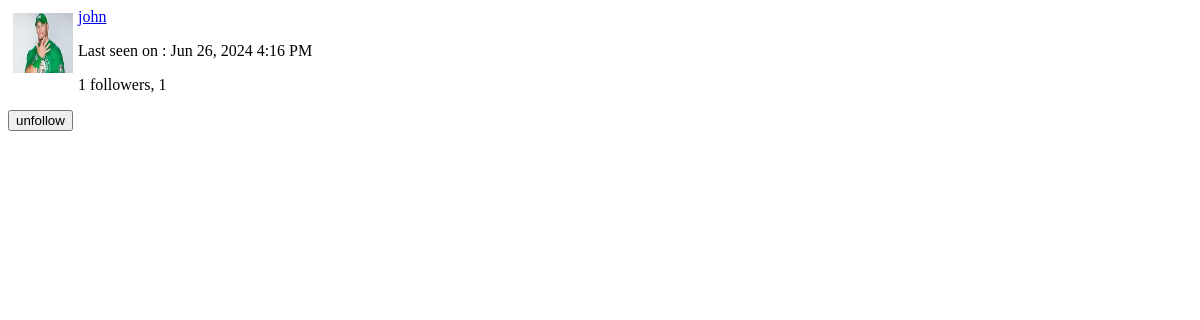
The app's page /user-profile/john/popup (signed in), older data.
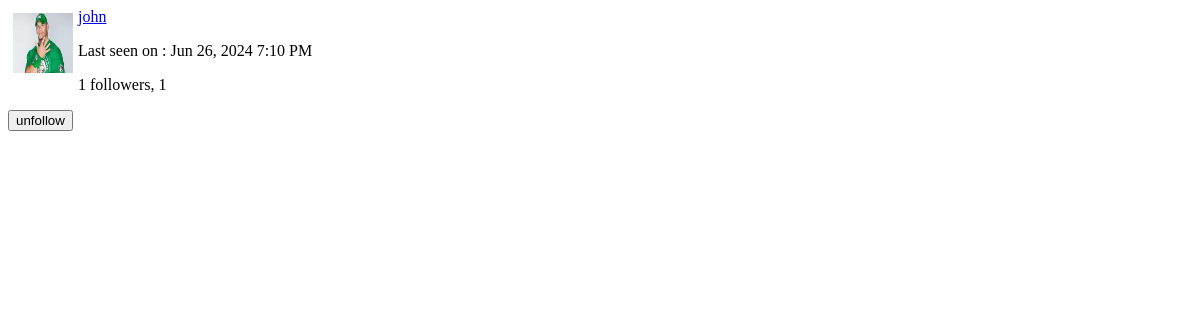
The same page, newer data.
### app/models.py (models this page shows, shortened)
class PaginatedAPIMixin(object):
    @staticmethod
    def to_collection_dict(query, page, per_page, endpoint, **kwargs):
        resources = db.paginate(query, per_page=per_page,
                                page=page, error_out=False)
        data = {
            'items':[item.to_dict() for item in resources.items],
            '_meta':{
                'page':page,
                'per_page':per_page,
                'total_pages':resources.pages,
                'total_items':resources.total,
            },
            '_links':{
                'self':url_for(endpoint, page=page, per_page=per_page,
                               **kwargs),
                'next':url_for(endpoint, page=page+1, per_page=per_page,
                               **kwargs) if resources.has_next else None,
                'prev':url_for(endpoint, page=page -1, per_page=per_page,
                               **kwargs) if resources.has_prev else None,
            }
        }
        return data

class User(PaginatedAPIMixin, UserMixin, db.Model):
    id = db.Column(db.Integer, primary_key = True)
    username = db.Column(db.String(64), index=True, unique = True)
    email = db.Column(db.String(128), index=True, unique = True)
    password_hash = db.Column(db.String(256))
    post = db.relationship('Post', backref='author', cascade="all, delete-orphan", lazy='dynamic')
    about_me = db.Column(db.String(140))
    last_seen = db.Column(db.DateTime, default=lambda: datetime.now(timezone.utc))
    profile_pic = db.Column(db.String(64), nullable = False, default='default_prof_pic.png')
    followed = db.relationship(
        'User',  secondary = followers,
        primaryjoin = (followers.c.follower_id == id),
        secondaryjoin = (followers.c.followed_id == id),
        backref = db.backref('followers', lazy='dynamic'), lazy='dynamic')
    messages_sent = db.relationship('Message', foreign_keys='Message.sender_id',
                                   backref='author', cascade="all, delete-orphan", lazy='dynamic')
    messages_received = db.relationship('Message', foreign_keys='Message.receiver_id',
                                        backref='receiver', cascade="all, delete-orphan", lazy='dynamic')
    last_message_read_time = db.Column(db.DateTime, default=datetime.now(timezone.utc))
    notifications = db.relationship('Notification', backref='user',
                              lazy='dynamic', cascade="all, delete-orphan")
    tasks = db.relationship('Task', backref='user', lazy='dynamic')
    comment = db.relationship('Comment', backref='author', lazy='dynamic')
    post_like = db.relationship('PostLike', backref='author', lazy='dynamic')
    comment_like = db.relationship('CommentLike', backref='author', lazy='dynamic')
    token = db.Column(db.String(32), index=True, unique=True)
    token_expiration = db.Column(db.DateTime)
    pwd_reset_token_version = db.Column(db.Integer, default = 0)
    def is_following(self, user):
        return self.followed.filter(
            followers.c.followed_id == user.id).count() > 0

### app/main/routes.py (the view)
@bp.route('/user-profile/<username>/popup')
@login_required
def user_popup(username):
    user = User.query.filter_by(username=username).first_or_404()
    form = EmptyForm()
    return render_template('user_popup.html', user=user, form=form, title='user profile')

### app/main/forms.py
class SearchForm(FlaskForm):
    query = StringField(_l('Search'), validators=[DataRequired()])
    def __init__(self, *args, **kwargs):
        if 'formdata' not in kwargs:
            kwargs['formdata'] = request.args
        if 'meta' not in kwargs:
            kwargs['meta'] = {'csrf':False}
        super(SearchForm, self).__init__(*args, **kwargs)

class EmptyForm(FlaskForm):
    submit = SubmitField('Submit')

### app/__init__.py (called while the page is built)
def get_locale():
    return request.accept_languages.best_match(current_app.config['LANGUAGES'])

### app/main/routes.py (called while the page is built)
@bp.before_request
def before_request():
    if current_user.is_authenticated:
        current_user.last_seen = datetime.now(timezone.utc)
        db.session.commit()
        g.search_form = SearchForm()
    g.locale = str(get_locale())

### app/models.py (called while the page is built)
@login.user_loader
def load_user(id):
    return db.session.get(User, int(id))

    @classmethod
    def before_commit(cls, session):
        session._change={
            'add':[obj for obj in session.new if isinstance(obj, cls)],
            'update':[obj for obj in session.dirty if isinstance(obj, cls)],
            'deleted':[obj for obj in session.deleted if isinstance(obj, cls)],
        }

    @classmethod
    def after_commit(cls, session):
        for obj in session._change['add']:
            add_to_index(cls.__tablename__, obj)
        for obj in session._change['update']:
            add_to_index(cls.__tablename__, obj)
        for obj in session._change['deleted']:
            remove_from_index(cls.__tablename__, obj)
        session._change = None

### app/templates/user_popup.html (shortened to what this page needs)
<div>
<img src="{{url_for('static', filename='profile_pictures/'+user.profile_pic) }}"
style="margin: 5px; float: left;" width="60" height="60">
<p><a href="{{url_for('main.user_profile', username=user.username)}}">{{user.username}}</a></p>
{% if user.last_seen %}
<p> Last seen on : {{moment(user.last_seen).format('lll')}} </p>
{% endif %}
<p> {{user.followers.count()}} followers, {{user.followed.count()}}  </p>
{% if user!=current_user%}
{% if not current_user.is_following(user) %}
<p>
    <form action="{{ url_for('main.follow', username=user.username)}}" method="POST">
        {{form.hidden_tag()}}
        {{form.submit(value='follow', class='btn btn-outline-primary btn-sm')}}
    </form>
</p>
{% else %}
<form action="{{url_for('main.unfollow', username=user.username)}}">
    {{form.submit(value='unfollow', class='btn btn-outline-primary btn-sm')}}
</form>
{% endif %}
{% endif %}
</div>

Row changes from the older to the newer data that the page shows:
changed User "john": last_seen "Jun 26, 2024 4:16 PM" → "Jun 26, 2024 7:10 PM"
